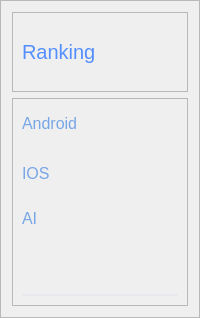
        <widget class="QFrame" name="frame_ColumnLeft">
         <property name="maximumSize">
          <size>
           <width>225</width>
           <height>16777215</height>
          </size>
         </property>
         <property name="styleSheet">
          <string notr="true"/>
         </property>
         <property name="frameShape">
          <enum>QFrame::StyledPanel</enum>
         </property>
         <property name="frameShadow">
          <enum>QFrame::Raised</enum>
         </property>
         <layout class="QGridLayout" name="gridLayout_6">
          <item row="0" column="0">
           <widget class="QFrame" name="frame_4">
            <property name="minimumSize">
             <size>
              <width>0</width>
              <height>80</height>
             </size>
            </property>
            <property name="maximumSize">
             <size>
              <width>16777215</width>
              <height>80</height>
             </size>
            </property>
            <property name="frameShape">
             <enum>QFrame::StyledPanel</enum>
            </property>
            <property name="frameShadow">
             <enum>QFrame::Raised</enum>
            </property>
            <layout class="QVBoxLayout" name="verticalLayout_7">
             <item>
              <widget class="QPushButton" name="TextLable_OC">
               <property name="minimumSize">
                <size>
                 <width>0</width>
                 <height>50</height>
                </size>
               </property>
               <property name="maximumSize">
                <size>
                 <width>234</width>
                 <height>50</height>
                </size>
               </property>
               <property name="font">
                <font>
                 <pointsize>-1</pointsize>
                </font>
               </property>
               <property name="cursor">
                <cursorShape>ArrowCursor</cursorShape>
               </property>
               <property name="mouseTracking">
                <bool>false</bool>
               </property>
               <property name="tabletTracking">
                <bool>false</bool>
               </property>
               <property name="focusPolicy">
                <enum>Qt::NoFocus</enum>
               </property>
               <property name="contextMenuPolicy">
                <enum>Qt::DefaultContextMenu</enum>
               </property>
               <property name="acceptDrops">
                <bool>false</bool>
               </property>
               <property name="toolTipDuration">
                <number>-1</number>
               </property>
               <property name="layoutDirection">
                <enum>Qt::LeftToRight</enum>
               </property>
               <property name="autoFillBackground">
                <bool>false</bool>
               </property>
               <property name="styleSheet">
                <string notr="true">QPushButton{
	text-align:left;
	color:#538fff;
	border:0px;
	font-size:20px;
	cursor: pointer;
}

</string>
               </property>
               <property name="text">
                <string>Ranking</string>
               </property>
               <property name="icon">
                <iconset>
                 <normaloff>C:/Users/dniko/Downloads/assets/img/FAB-1.png</normaloff>C:/Users/dniko/Downloads/assets/img/FAB-1.png</iconset>
               </property>
               <property name="iconSize">
                <size>
                 <width>40</width>
                 <height>40</height>
                </size>
               </property>
               <property name="checkable">
                <bool>false</bool>
               </property>
               <property name="autoRepeat">
                <bool>false</bool>
               </property>
               <property name="autoExclusive">
                <bool>false</bool>
               </property>
               <property name="autoRepeatDelay">
                <number>400</number>
               </property>
               <property name="autoDefault">
                <bool>false</bool>
               </property>
               <property name="default">
                <bool>false</bool>
               </property>
               <property name="flat">
                <bool>false</bool>
               </property>
              </widget>
             </item>
            </layout>
           </widget>
          </item>
          <item row="1" column="0">
           <widget class="QFrame" name="frame_7">
            <property name="frameShape">
             <enum>QFrame::StyledPanel</enum>
            </property>
            <property name="frameShadow">
             <enum>QFrame::Raised</enum>
            </property>
            <layout class="QVBoxLayout" name="verticalLayout_6">
             <item>
              <widget class="QPushButton" name="pushButton_Android">
               <property name="minimumSize">
                <size>
                 <width>0</width>
                 <height>30</height>
                </size>
               </property>
               <property name="maximumSize">
                <size>
                 <width>16777215</width>
                 <height>30</height>
                </size>
               </property>
               <property name="cursor">
                <cursorShape>PointingHandCursor</cursorShape>
               </property>
               <property name="layoutDirection">
                <enum>Qt::LeftToRight</enum>
               </property>
               <property name="styleSheet">
                <string notr="true">QPushButton{
	text-align:left;
	color:#77a6e7;
	border:0px;
	font-size:16px;
	cursor: pointer;
}

QPushButton:hover{
text-decoration: underline;
font-weight: bold;
}

</string>
               </property>
               <property name="text">
                <string>Android</string>
               </property>
              </widget>
             </item>
             <item>
              <spacer name="horizontalSpacer">
               <property name="orientation">
                <enum>Qt::Horizontal</enum>
               </property>
               <property name="sizeHint" stdset="0">
                <size>
                 <width>40</width>
                 <height>20</height>
                </size>
               </property>
              </spacer>
             </item>
             <item>
              <widget class="QPushButton" name="pushButton_IOS">
               <property name="cursor">
                <cursorShape>PointingHandCursor</cursorShape>
               </property>
               <property name="styleSheet">
                <string notr="true">QPushButton{
	text-align:left;
	color:#77a6e7;
	border:0px;
	font-size:16px;
	cursor: pointer;
}

QPushButton:hover{
text-decoration: underline;
font-weight: bold;
}</string>
               </property>
               <property name="text">
                <string>IOS</string>
               </property>
              </widget>
             </item>
             <item>
              <spacer name="horizontalSpacer_2">
               <property name="orientation">
                <enum>Qt::Horizontal</enum>
               </property>
               <property name="sizeHint" stdset="0">
                <size>
                 <width>40</width>
                 <height>20</height>
                </size>
               </property>
              </spacer>
             </item>
             <item>
              <widget class="QPushButton" name="pushButton_AI">
               <property name="cursor">
                <cursorShape>PointingHandCursor</cursorShape>
               </property>
               <property name="styleSheet">
                <string notr="true">QPushButton{
	text-align:left;
	color:#77a6e7;
	border:0px;
	font-size:16px;
	cursor: pointer;
}

QPushButton:hover{
text-decoration: underline;
font-weight: bold;
}</string>
               </property>
               <property name="text">
                <string>AI</string>
               </property>
              </widget>
             </item>
             <item>
              <spacer name="horizontalSpacer_3">
               <property name="orientation">
                <enum>Qt::Horizontal</enum>
               </property>
               <property name="sizeHint" stdset="0">
                <size>
                 <width>40</width>
                 <height>20</height>
                </size>
               </property>
              </spacer>
             </item>
             <item>
              <spacer name="verticalSpacer">
               <property name="orientation">
                <enum>Qt::Vertical</enum>
               </property>
               <property name="sizeHint" stdset="0">
                <size>
                 <width>20</width>
                 <height>40</height>
                </size>
               </property>
              </spacer>
             </item>
             <item>
              <widget class="QFrame" name="frame">
               <property name="minimumSize">
                <size>
                 <width>0</width>
                 <height>2</height>
                </size>
               </property>
               <property name="maximumSize">
                <size>
                 <width>16777215</width>
                 <height>2</height>
                </size>
               </property>
               <property name="styleSheet">
                <string notr="true">QFrame{
	background-color: #e9e9ee;
	border:0px;
}</string>
               </property>
               <property name="frameShape">
                <enum>QFrame::StyledPanel</enum>
               </property>
               <property name="frameShadow">
                <enum>QFrame::Raised</enum>
               </property>
              </widget>
             </item>
            </layout>
           </widget>
          </item>
         </layout>
        </widget>
